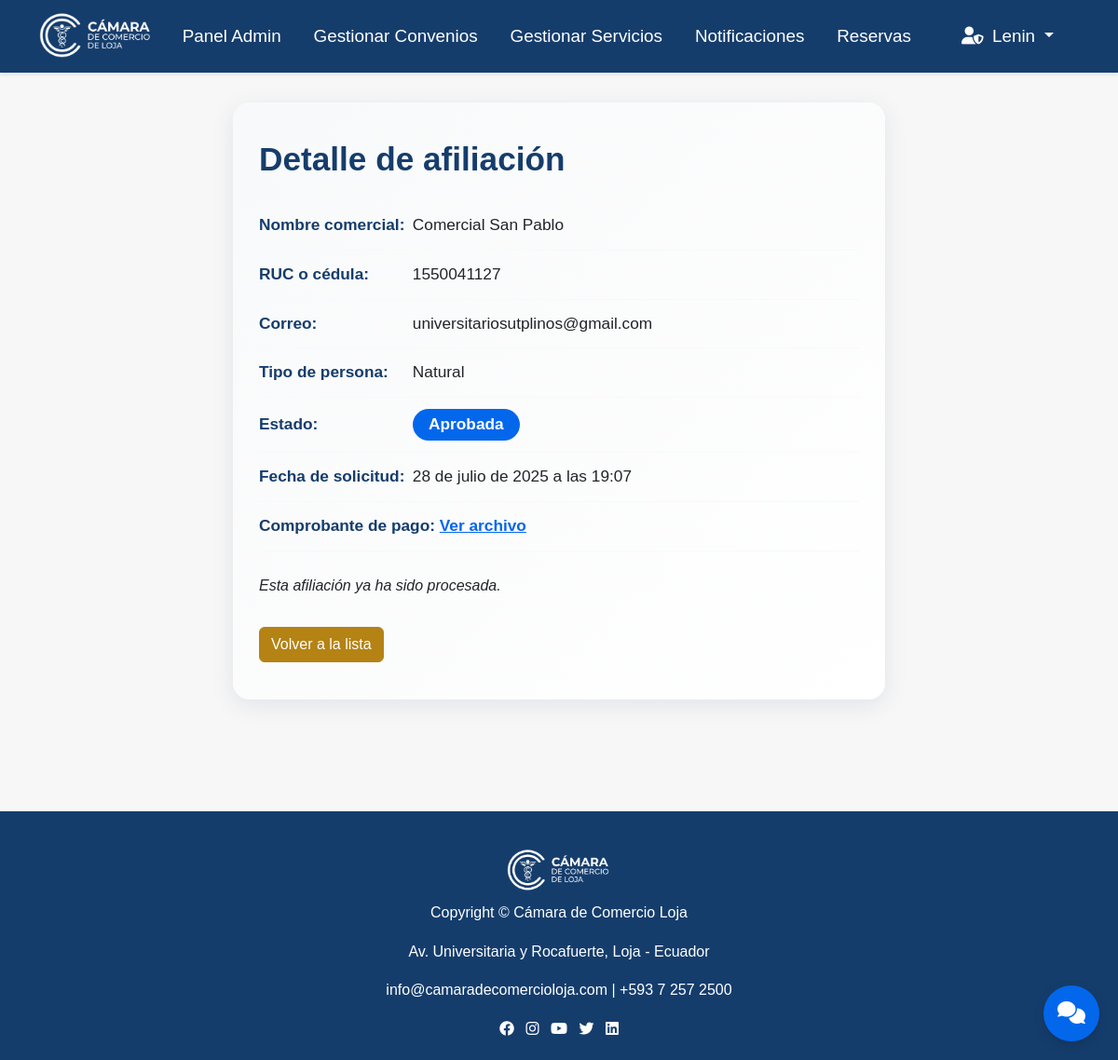
/afiliacion/6/ (signed in), run on the app's committed database.
### camara/models.py (models this page shows, shortened)
class Usuario(AbstractUser):
    TIPO_USUARIO_CHOICES = [
        ('socio', 'Socio'),
        ('visitante', 'Visitante'),
        ('empresa', 'Empresa'),
    ]
    nombre = models.CharField(max_length=255)
    tipo_usuario = models.CharField(max_length=10, choices=TIPO_USUARIO_CHOICES)
    cedula = models.CharField(max_length=20, unique=True, null=True, blank=True)
    email = models.EmailField(unique=True)
    telefono = models.CharField(max_length=20, null=True, blank=True)
    red_social_preferida = models.CharField(max_length=100, null=True, blank=True)
    aprobado = models.BooleanField(default=False)
    debe_cambiar_contrasena = models.BooleanField(default=False)
    fecha_contrasena_temporal = models.DateTimeField(null=True, blank=True)
    groups = models.ManyToManyField(
        Group,
        related_name='usuario_set',
        blank=True,
        help_text='The groups this user belongs to.',
        verbose_name='groups'
    )
    user_permissions = models.ManyToManyField(
        Permission,
        related_name='usuario_set',
        blank=True,
        help_text='Specific permissions for this user.',
        verbose_name='user permissions'
    )

class Afiliacion(models.Model):
    ESTADO_CHOICES = [
        ('pendiente', 'Pendiente'),
        ('aprobada', 'Aprobada'),
        ('rechazada', 'Rechazada'),
    ]
    usuario = models.ForeignKey(Usuario, on_delete=models.SET_NULL, null=True, blank=True)
    fecha_solicitud = models.DateTimeField(default=timezone.now)
    fecha_afiliacion = models.DateTimeField(null=True, blank=True)
    estado = models.CharField(max_length=10, choices=ESTADO_CHOICES, default='pendiente')
    tipo_persona = models.CharField(max_length=20, choices=[('natural', 'Natural'), ('juridica', 'Jurídica')])
    correo_electronico = models.EmailField()
    telefono = models.CharField(max_length=20, null=True, blank=True)
    red_social_whatsapp = models.BooleanField(default=False)
    red_social_facebook = models.BooleanField(default=False)
    red_social_instagram = models.BooleanField(default=False)
    red_social_youtube = models.BooleanField(default=False)
    red_social_tiktok = models.BooleanField(default=False)
    comprobante_pago = models.FileField(upload_to='comprobantes/', null=True, blank=True)
    class Meta:
        abstract = True

class AfiliacionNatural(Afiliacion):
    nombre_comercial_o_nombres = models.CharField(max_length=255)
    ruc_o_cedula = models.CharField(max_length=20)
    direccion_principal = models.TextField(null=True, blank=True)
    calle = models.CharField(max_length=255, null=True, blank=True)
    numero = models.CharField(max_length=50, null=True, blank=True)
    calle_interseccion = models.CharField(max_length=255, null=True, blank=True)
    referencia = models.CharField(max_length=255, null=True, blank=True)
    edificio = models.CharField(max_length=255, null=True, blank=True)
    piso = models.CharField(max_length=10, null=True, blank=True)
    oficina = models.CharField(max_length=10, null=True, blank=True)
    parroquia = models.CharField(max_length=255, null=True, blank=True)
    ciudad = models.CharField(max_length=255, null=True, blank=True)
    pais = models.CharField(max_length=255, null=True, blank=True)
    pagina_web = models.URLField(null=True, blank=True)

### camara/views.py (the view, shortened to what this page needs)
# urls.py: path('afiliacion/<int:pk>/', views.detalle_afiliacion, name='detalle_afiliacion'),
@permission_required('camara.change_afiliacionnatural', login_url='/login/')
def detalle_afiliacion(request, pk):
    grupo = get_user_group(request.user)
    if grupo != 'admin':
        return redirect('home')
    afiliacion = None
    tipo_persona = None
    try:
        afiliacion = AfiliacionJuridica.objects.get(pk=pk)
        tipo_persona = 'juridica'
    except AfiliacionJuridica.DoesNotExist:
        try:
            afiliacion = AfiliacionNatural.objects.get(pk=pk)
            tipo_persona = 'natural'
        except AfiliacionNatural.DoesNotExist:
            raise Http404("Afiliación no encontrada")
    return render(request, 'adminview/detalle_afiliacion.html', {
        'afiliacion': afiliacion,
        'tipo_persona': tipo_persona,
    })

### camara/views.py (called while the page is built, shortened)
def get_user_group(user):
    if user.is_superuser or user.is_staff:
        return 'admin'

### camara/template/adminview/detalle_afiliacion.html (shortened to what this page needs)
{% extends "master.html" %}
{% load static %}
{% block content %}
<link rel="stylesheet" href="{% static 'css/afiliacion_detalle.css' %}">
<div class="detalle-afiliacion-card">
    <h2>Detalle de afiliación</h2>
    <ul class="detalle-afiliacion-list">
        {% if tipo_persona == 'natural' %}
            <li><strong>Nombre comercial:</strong> {{ afiliacion.nombre_comercial_o_nombres }}</li>
            <li><strong>RUC o cédula:</strong> {{ afiliacion.ruc_o_cedula }}</li>
        {% endif %}
        <li><strong>Correo:</strong> {{ afiliacion.correo_electronico }}</li>
        <li><strong>Tipo de persona:</strong> {{ afiliacion.get_tipo_persona_display }}</li>
        <li>
            <strong>Estado:</strong>
            <span class="badge {{ afiliacion.estado }}">{{ afiliacion.get_estado_display }}</span>
        </li>
        <li><strong>Fecha de solicitud:</strong> {{ afiliacion.fecha_solicitud }}</li>
        <li class="detalle-afiliacion-comprobante"><strong>Comprobante de pago:</strong>
            {% if afiliacion.comprobante_pago %}
            <a href="{{ afiliacion.comprobante_pago.url }}" target="_blank">Ver archivo</a>
            {% else %}
            No adjuntado
            {% endif %}
        </li>
    </ul>
    <form method="post" class="detalle-afiliacion-actions">
        {% if afiliacion.estado == 'pendiente' %}
        <button type="submit" name="action" value="aprobar" class="btn btn-success">Aprobar</button>
        <button type="submit" name="action" value="rechazar" class="btn btn-danger">Rechazar</button>
        {% else %}
        <p><em>Esta afiliación ya ha sido procesada.</em></p>
        {% endif %}
    </form>
    <a href="{% url 'afiliaciones_pendientes' %}" class="btn btn-secondary mt-3">Volver a la lista</a>
</div>
{% endblock %}

### camara/template/master.html (shortened to what this page needs)
{% load static %}
<!DOCTYPE html>
<html lang="es">
<head>
    <link href="https://cdn.jsdelivr.net/npm/bootstrap@5.3.0/dist/css/bootstrap.min.css" rel="stylesheet">
    <link href="https://cdnjs.cloudflare.com/ajax/libs/font-awesome/6.0.0/css/all.min.css" rel="stylesheet">
    <link rel="stylesheet" href="{% static 'css/style.css' %}">
    <link rel="stylesheet" href="{% static 'css/Formularios.css' %}">
    <link rel="stylesheet" href="{% static 'css/admin.css' %}">
    <link rel="stylesheet" href="{% static 'css/afiliacion_detalle.css' %}">
    <link rel="stylesheet" href="{% static 'css/registro.css' %}">
    <link rel="stylesheet" href="{% static 'css/home.css' %}">
</head>
<body>
    <nav class="navbar navbar-expand-lg navbar-custom">
        <div class="container">
            <a class="navbar-brand" href="{% url 'home' %}">
                <img src="{% static 'img/logo2.png' %}" alt="Logo" class="logo-img me-2"
                    style="height:52px;vertical-align:middle;">
            </a>
            <div class="collapse navbar-collapse" id="navbarNav">
                <ul class="navbar-nav me-auto">
                    {% if user.is_authenticated and user.is_superuser %}
                    <li class="nav-item">
                        <a class="nav-link" href="{% url 'admin_home' %}">Panel Admin</a>
                    </li>
                    <li class="nav-item">
                        <a class="nav-link" href="{% url 'admin_convenios_list' %}">Gestionar Convenios</a>
                    </li>
                    <li class="nav-item">
                        <a class="nav-link" href="{% url 'admin_servicios_list' %}">Gestionar Servicios</a>
                    </li>
                    <li class="nav-item">
                        <a class="nav-link" href="{% url 'admin_notificacion' %}">Notificaciones</a>
                    </li>
                    <li class="nav-item">
                        <a class="nav-link" href="{% url 'admin_reservas_list' %}">Reservas</a>
                    </li>
                    {% endif %}
                </ul>
                <ul class="navbar-nav align-items-center flex-row">
                    {% if user.is_authenticated %}
                        {% if user.is_superuser or user.is_staff %}
                            <li class="nav-item dropdown">
                                <a class="nav-link dropdown-toggle" href="#" id="navbarDropdownAdmin" role="button"
                                    data-bs-toggle="dropdown">
                                    <i class="fas fa-user-shield me-1"></i>
                                    {% if user.nombre %}
                                        {{ user.nombre }}
                                    {% elif user.first_name %}
                                        {{ user.first_name }}
                                    {% else %}
                                        {{ user.username }}
                                    {% endif %}
                                </a>
                            </li>
                        {% endif %}
                    {% endif %}
                </ul>
            </div>
        </div>
    </nav>
    <main>
        {% block content %}{% endblock %}
    </main>
    <footer class="footer mt-5">
        <div class="container text-center">
            <img src="{% static 'img/logo2.png' %}" alt="Cámara de Comercio Loja" height="48" class="mb-2">
            <p>Copyright © {{ now|date:"Y" }} Cámara de Comercio Loja</p>
            <p>Av. Universitaria y Rocafuerte, Loja - Ecuador</p>
            <p>
                <a href="mailto:info@camaradecomercioloja.com">info@camaradecomercioloja.com</a> |
                <a href="tel:+59372572500">+593 7 257 2500</a>
            </p>
            <div>
                <a href="https://www.facebook.com/camaraloja" target="_blank" class="me-2"><i
                        class="fa-brands fa-facebook"></i></a>
                <a href="https://www.instagram.com/camara_loja/" target="_blank" class="me-2"><i
                        class="fa-brands fa-instagram"></i></a>
                <a href="https://www.youtube.com/@camaradecomercioloja" target="_blank" class="me-2"><i
                        class="fa-brands fa-youtube"></i></a>
                <a href="https://twitter.com/CamaraLoja" target="_blank" class="me-2"><i
                        class="fa-brands fa-twitter"></i></a>
                <a href="https://www.linkedin.com" target="_blank"><i class="fa-brands fa-linkedin"></i></a>
            </div>
        </div>
    </footer>
    <button id="chatbot-toggle" class="chatbot-toggle" title="Asistente Virtual">
        <i class="fas fa-comments"></i>
    </button>
</body>
</html>

### camara/static/css/style.css (style rules this page uses)
:root { --color-logo: #153D6C; --color-azul-brillante: #0367EC; --color-dorado: #B48314; --color-amarillo-claro: #F1DB62; --color-blanco: #FFFFFF; --color-gris-claro: #F8F9FA; --color-gris: #6C757D; --color-oscuro: #212529; }
* { margin: 0; padding: 0; box-sizing: border-box; }
body { font-family: 'Segoe UI', Tahoma, Geneva, Verdana, sans-serif; line-height: 1.6; color: var(--color-oscuro); background-color: var(--color-gris-claro); }
body { font-family: Arial, sans-serif; background: #f7f7f7; margin: 0; padding: 0; }
nav a { color: #fff; margin-right: 1em; text-decoration: none; }
main { padding: 2em; }
footer { background: #003366; color: #fff; text-align: center; padding: 1em; }
h2 { color: #003366; }
.navbar-brand { font-size: 1.5rem !important; font-weight: bold; color: var(--color-logo) !important; }
.navbar-custom { background-color: #153D6C !important; box-shadow: 0 2px 4px rgba(0,0,0,0.1); font-size: 1.25rem; }
.navbar-custom .navbar-nav .nav-link { color: #fff !important; font-weight: 500; font-size: 1.18rem; transition: color 0.3s ease; padding-top: 0.7rem; padding-bottom: 0.7rem; }
.btn-secondary { background-color: var(--color-dorado); border-color: var(--color-dorado); color: var(--color-blanco); }
.chatbot-toggle { position: fixed; bottom: 20px; right: 20px; background-color: var(--color-azul-brillante); color: var(--color-blanco); border: none; border-radius: 50%; width: 60px; height: 60px; font-size: 1.5rem; box-shadow: 0 4px 12px rgba(0,0,0,0.15); transition: all 0.3s ease; z-index: 1000; }
.footer { background-color: var(--color-logo); color: var(--color-blanco); padding: 40px 0 20px; margin-top: 50px; }
.footer a { color: var(--color-blanco); text-decoration: none; transition: color 0.3s ease; }
.badge { font-size: 0.8em; padding: 0.5em 1em; border-radius: 20px; }

### camara/static/css/Formularios.css (style rules this page uses)
:root { --color-logo: #153D6C; --color-azul-brillante: #0367EC; --color-dorado: #B48314; --color-amarillo-claro: #F1DB62; --color-blanco: #FFFFFF; --color-gris-claro: #F8F9FA; --color-gris: #6C757D; --color-oscuro: #212529; }

### camara/static/css/afiliacion_detalle.css (style rules this page uses)
:root { --color-logo: #153D6C; --color-azul-brillante: #0367EC; --color-dorado: #B48314; --color-amarillo-claro: #F1DB62; --color-blanco: #FFFFFF; --color-gris-claro: #F8F9FA; --color-gris: #6C757D; --color-oscuro: #212529; }
.detalle-afiliacion-card { background: linear-gradient(135deg, var(--color-gris-claro), var(--color-blanco)); border-radius: 18px; box-shadow: 0 6px 24px rgba(21,61,108,0.10); padding: 40px 28px; margin-bottom: 40px; max-width: 700px; margin-left: auto; margin-right: auto; }
.detalle-afiliacion-card h2 { color: var(--color-logo); font-weight: bold; margin-bottom: 24px; font-size: 2.2rem; }
.detalle-afiliacion-list { list-style: none; padding: 0; margin: 0 0 24px 0; }
.detalle-afiliacion-list li { padding: 12px 0; border-bottom: 1px solid var(--color-gris-claro); font-size: 1.08rem; color: var(--color-oscuro); }
.detalle-afiliacion-list li strong { color: var(--color-logo); min-width: 160px; display: inline-block; }
.detalle-afiliacion-list li .badge { font-size: 1em; padding: 0.5em 1em; border-radius: 20px; background: var(--color-dorado); color: var(--color-blanco); }
.detalle-afiliacion-list li .badge.aprobada { background: var(--color-azul-brillante); }
.detalle-afiliacion-actions { display: flex; gap: 16px; margin-top: 24px; }
.detalle-afiliacion-comprobante a { color: var(--color-azul-brillante); font-weight: bold; text-decoration: underline; }

### camara/static/css/registro.css (style rules this page uses)
:root { --color-logo: #153D6C; --color-azul: #0367EC; --color-dorado: #B48314; --color-amarillo: #F1DB62; --color-blanco: #fff; --color-gris-claro: #F8F9FA; --color-gris: #E9ECEF; }

### data on the page
Usuario: username "Lenin"
AfiliacionNatural: nombre_comercial_o_nombres "Comercial San Pablo", ruc_o_cedula "1550041127", correo_electronico "universitariosutplinos@gmail.com", tipo_persona "Natural", estado "Aprobada", fecha_solicitud "28 de julio de 2025 a las 19:07"
